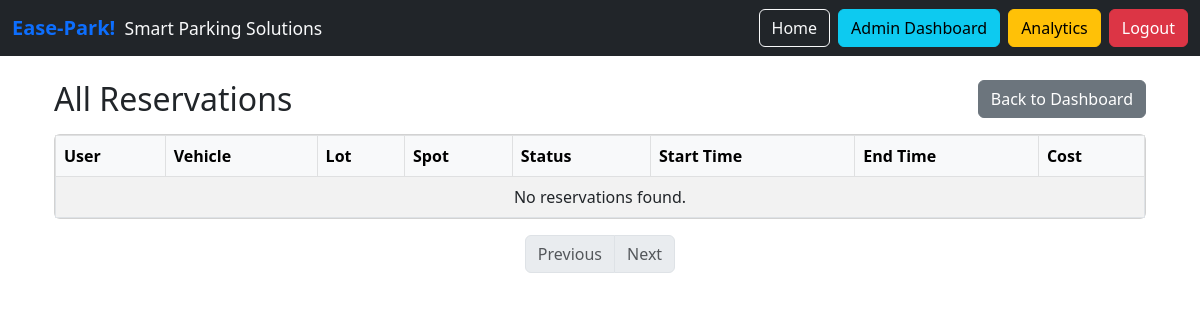
/admin/recent-reservations (signed in), run on an earlier commit of the app's database.
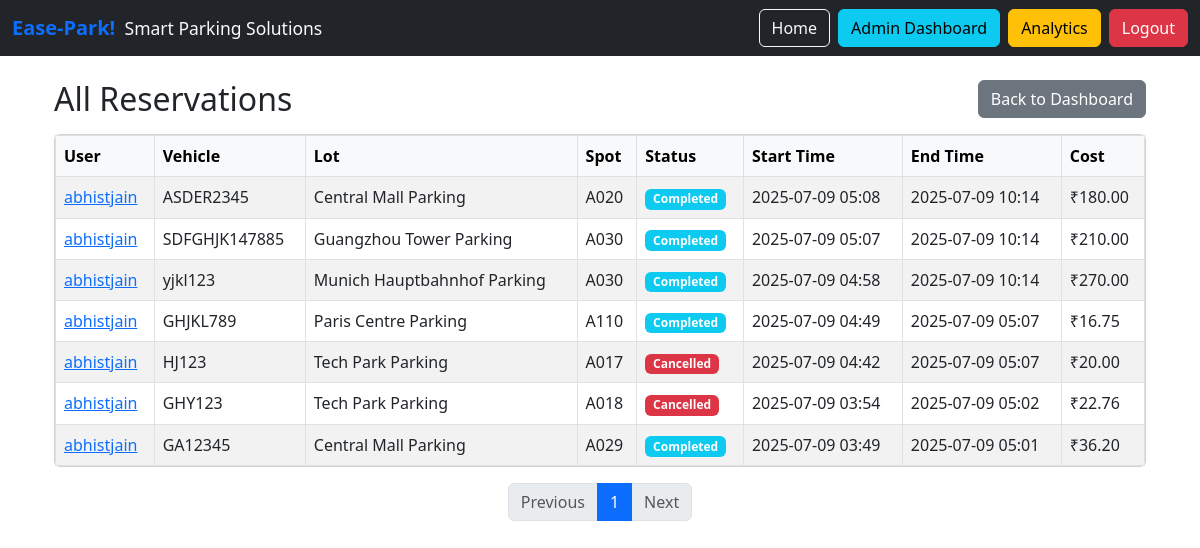
And on a later commit of the database.
### app/models/parking.py (models this page shows, shortened)
class Reservation(BaseModel):
    __tablename__ = "reservations"
    user_id = db.Column(db.Integer, db.ForeignKey('users.id'), nullable=False)
    parking_spot_id = db.Column(db.Integer, db.ForeignKey('parking_spots.id'), nullable=False)
    start_time = db.Column(db.DateTime, nullable=False)
    end_time = db.Column(db.DateTime, nullable=False)
    vehicle_number = db.Column(db.String(20), nullable=False)
    total_cost = db.Column(Numeric(10, 2), nullable=False)
    status = db.Column(db.Enum(ReservationStatus), default=ReservationStatus.ACTIVE, nullable=False)
    user = db.relationship('User', back_populates='reservations')
    parking_spot = db.relationship('ParkingSpot', back_populates='reservations')

class ParkingLot(BaseModel):
    __tablename__ = "parking_lots"
    name = db.Column(db.String(200), nullable=False)
    address = db.Column(db.Text, nullable=False)
    city_id = db.Column(db.Integer, db.ForeignKey('cities.id'), nullable=False)
    total_spots = db.Column(db.Integer, nullable=False, default=0)
    available_spots = db.Column(db.Integer, nullable=False, default=0)
    price_per_hour = db.Column(db.Numeric(10, 2), nullable=False, default=Decimal('10.00'))
    status = db.Column(db.Enum(ParkingLotStatus), default=ParkingLotStatus.ACTIVE, nullable=False)
    city = db.relationship('City', back_populates='parking_lots')
    parking_spots = db.relationship('ParkingSpot', back_populates='parking_lot', cascade='all, delete-orphan')

class ParkingSpot(BaseModel):
    __tablename__ = "parking_spots"
    spot_number = db.Column(db.String(10), nullable=False)
    parking_lot_id = db.Column(db.Integer, db.ForeignKey('parking_lots.id'), nullable=False)
    status = db.Column(db.Enum(SpotStatus), default=SpotStatus.AVAILABLE.value, nullable=False)
    parking_lot = db.relationship('ParkingLot', back_populates='parking_spots')
    reservations = db.relationship('Reservation', back_populates='parking_spot')
    __table_args__ = (db.UniqueConstraint('spot_number', 'parking_lot_id'),)

### app/models/user.py (models this page shows, shortened)
class User(BaseModel, UserMixin):
    __tablename__ = "users"
    username = db.Column(db.String(80), unique=True, nullable=False, index=True)
    email = db.Column(db.String(150), unique=True, nullable=False, index=True)
    phone = db.Column(db.String(20), nullable=False, unique=True)
    password_hash = db.Column(db.String(200), nullable=False)
    first_name = db.Column(db.String(50), nullable=False)
    last_name = db.Column(db.String(50), nullable=False)
    gender = db.Column(db.Enum(GenderEnum), nullable=False, default=GenderEnum.OTHER)
    status = db.Column(db.Enum(UserStatus), default=UserStatus.PENDING, nullable=False)
    user_roles = db.relationship('UserRole', back_populates='user', cascade='all, delete-orphan')
    reservations = db.relationship('Reservation', back_populates='user')
    @property
    def is_active(self):
        return self.status == UserStatus.ACTIVE

### app/routes/admin.py (the view)
@admin_bp.route('/recent-reservations')
@require_permission(PermissionType.FULL_SYSTEM_ACCESS.value)
@refresh_db_session
def recent_reservations():
    page = request.args.get('page', 1, type=int)
    per_page = 20
    pagination = Reservation.query.order_by(Reservation.created_at.desc()).paginate(page=page, per_page=per_page, error_out=False)
    reservations = pagination.items
    return render_template('admin/recent_reservations.html', reservations=reservations, pagination=pagination)

### app/__init__.py (called while the page is built)
def create_app(config_name='default'):
    app = Flask(__name__)
    app.config.from_object(config[config_name])
    db.init_app(app)
    login_manager.init_app(app)
    login_manager.login_view = 'auth.login'
    jwt = JWTManager(app)
    init_database(app)
    from app.models.user import User
    @login_manager.user_loader
    def load_user(user_id):
        return User.query.get(int(user_id))
    register_blueprints(app)
    return app

### app/routes/admin.py (called while the page is built)
def refresh_db_session(func):
    @wraps(func)
    def wrapper(*args, **kwargs):
        db.session.expire_all()
        return func(*args, **kwargs)
    return wrapper

### app/templates/admin/recent_reservations.html
{% extends 'base.html' %}
{% block content %}
<div class="container mt-4">
  <div class="d-flex justify-content-between align-items-center mb-3">
    <h2 class="mb-0">All Reservations</h2>
    <a href="{{ url_for('admin.admin_dashboard') }}" class="btn btn-secondary">Back to Dashboard</a>
  </div>
  <div class="card">
    <div class="card-body p-0">
      <table class="table table-bordered table-striped mb-0">
        <thead class="table-light">
          <tr>
            <th>User</th>
            <th>Vehicle</th>
            <th>Lot</th>
            <th>Spot</th>
            <th>Status</th>
            <th>Start Time</th>
            <th>End Time</th>
            <th>Cost</th>
          </tr>
        </thead>
        <tbody>
          {% for res in reservations %}
          <tr>
            <td>{% if res.user %}<a href="{{ url_for('admin.view_user_details', user_id=res.user.id) }}">{{ res.user.username }}</a>{% else %}-{% endif %}</td>
            <td>{{ res.vehicle_number }}</td>
            <td>{% if res.parking_spot and res.parking_spot.parking_lot %}{{ res.parking_spot.parking_lot.name }}{% else %}-{% endif %}</td>
            <td>{% if res.parking_spot %}{{ res.parking_spot.spot_number }}{% else %}-{% endif %}</td>
            <td>
              {% if res.status.value == 'active' %}<span class="badge bg-success">Active</span>
              {% elif res.status.value == 'completed' %}<span class="badge bg-info">Completed</span>
              {% elif res.status.value == 'cancelled' %}<span class="badge bg-danger">Cancelled</span>
              {% else %}{{ res.status.value|capitalize }}{% endif %}
            </td>
            <td>{{ res.start_time.strftime('%Y-%m-%d %H:%M') if res.start_time else '' }}</td>
            <td>{{ res.end_time.strftime('%Y-%m-%d %H:%M') if res.end_time else '' }}</td>
            <td>₹{{ res.total_cost|round(2) }}</td>
          </tr>
          {% endfor %}
          {% if reservations|length == 0 %}
          <tr><td colspan="8" class="text-center">No reservations found.</td></tr>
          {% endif %}
        </tbody>
      </table>
    </div>
  </div>
  <nav aria-label="Reservations pagination" class="mt-3">
    <ul class="pagination justify-content-center">
      {% if pagination.has_prev %}
      <li class="page-item"><a class="page-link" href="{{ url_for('admin.recent_reservations', page=pagination.prev_num) }}">Previous</a></li>
      {% else %}
      <li class="page-item disabled"><span class="page-link">Previous</span></li>
      {% endif %}
      {% for p in range(1, pagination.pages + 1) %}
      <li class="page-item {% if p == pagination.page %}active{% endif %}"><a class="page-link" href="{{ url_for('admin.recent_reservations', page=p) }}">{{ p }}</a></li>
      {% endfor %}
      {% if pagination.has_next %}
      <li class="page-item"><a class="page-link" href="{{ url_for('admin.recent_reservations', page=pagination.next_num) }}">Next</a></li>
      {% else %}
      <li class="page-item disabled"><span class="page-link">Next</span></li>
      {% endif %}
    </ul>
  </nav>
</div>
{% endblock %}

### app/templates/base.html (shortened to what this page needs)
<!DOCTYPE html>
<html lang="en">
<head>
  <link href="https://cdn.jsdelivr.net/npm/bootstrap@5.3.0/dist/css/bootstrap.min.css" rel="stylesheet">
</head>
<body>
<nav class="navbar navbar-expand-lg navbar-dark bg-dark">
  <div class="container-fluid">
    <a class="navbar-brand" href="{{ url_for('main.index') }}">
      <span class="fw-bold text-primary">Ease-Park!</span>
      <small class="text-light ms-1">Smart Parking Solutions</small>
    </a>
    <div class="collapse navbar-collapse" id="navbarNav">
      <ul class="navbar-nav ms-auto">
        <li class="nav-item">
          <a class="btn btn-outline-light me-2" href="{{ url_for('main.index') }}">Home</a>
        </li>
        {% if session.get('user_id') and session.get('user_role') == 'admin' %}
          <li class="nav-item">
            <a class="btn btn-info me-2" href="{{ url_for('admin.admin_dashboard') }}">Admin Dashboard</a>
          </li>
          <li class="nav-item">
            <a class="btn btn-warning me-2" href="{{ url_for('admin.admin_charts') }}">Analytics</a>
          </li>
        {% elif session.get('user_id') and session.get('user_role') == 'user' %}
          <li class="nav-item">
            <a class="btn btn-secondary me-2" href="{{ url_for('user.user_dashboard') }}">User Dashboard</a>
          </li>
        {% endif %}
        {% if not session.get('user_id') %}
          <li class="nav-item">
            <a class="btn btn-primary me-2" href="{{ url_for('auth.login') }}">Login</a>
          </li>
          <li class="nav-item">
            <a class="btn btn-success" href="{{ url_for('auth.signup') }}">Sign Up</a>
          </li>
        {% else %}
          <li class="nav-item">
            <a class="btn btn-danger" href="{{ url_for('auth.logout') }}">Logout</a>
          </li>
        {% endif %}
      </ul>
    </div>
  </div>
</nav>
<div class="container mt-3">
  {% block content %}{% endblock %}
</div>
</body>
</html>

What changed in the data, as far as the page shows it:
added Reservation: user.username "abhistjain", vehicle_number "ASDER2345", parking_spot.parking_lot.name "Central Mall Parking", parking_spot.spot_number "A020", status "Completed", start_time "2025-07-09 05:08", end_time "2025-07-09 10:14", total_cost "180.00"
added Reservation: user.username "abhistjain", vehicle_number "SDFGHJK147885", parking_spot.parking_lot.name "Guangzhou Tower Parking", parking_spot.spot_number "A030", status "Completed", start_time "2025-07-09 05:07", end_time "2025-07-09 10:14", total_cost "210.00"
added Reservation: user.username "abhistjain", vehicle_number "yjkl123", parking_spot.parking_lot.name "Munich Hauptbahnhof Parking", parking_spot.spot_number "A030", status "Completed", start_time "2025-07-09 04:58", end_time "2025-07-09 10:14", total_cost "270.00"
added Reservation: user.username "abhistjain", vehicle_number "GHJKL789", parking_spot.parking_lot.name "Paris Centre Parking", parking_spot.spot_number "A110", status "Completed", start_time "2025-07-09 04:49", end_time "2025-07-09 05:07", total_cost "16.75"
added Reservation: user.username "abhistjain", vehicle_number "HJ123", parking_spot.parking_lot.name "Tech Park Parking", parking_spot.spot_number "A017", status "Cancelled", start_time "2025-07-09 04:42", end_time "2025-07-09 05:07", total_cost "20.00"
added Reservation: user.username "abhistjain", vehicle_number "GHY123", parking_spot.parking_lot.name "Tech Park Parking", parking_spot.spot_number "A018", status "Cancelled", start_time "2025-07-09 03:54", end_time "2025-07-09 05:02", total_cost "22.76"
added Reservation: user.username "abhistjain", vehicle_number "GA12345", parking_spot.parking_lot.name "Central Mall Parking", parking_spot.spot_number "A029", status "Completed", start_time "2025-07-09 03:49", end_time "2025-07-09 05:01", total_cost "36.20"
Also different on the page:
new list line: "1"
text no longer shown: "No reservations found."
